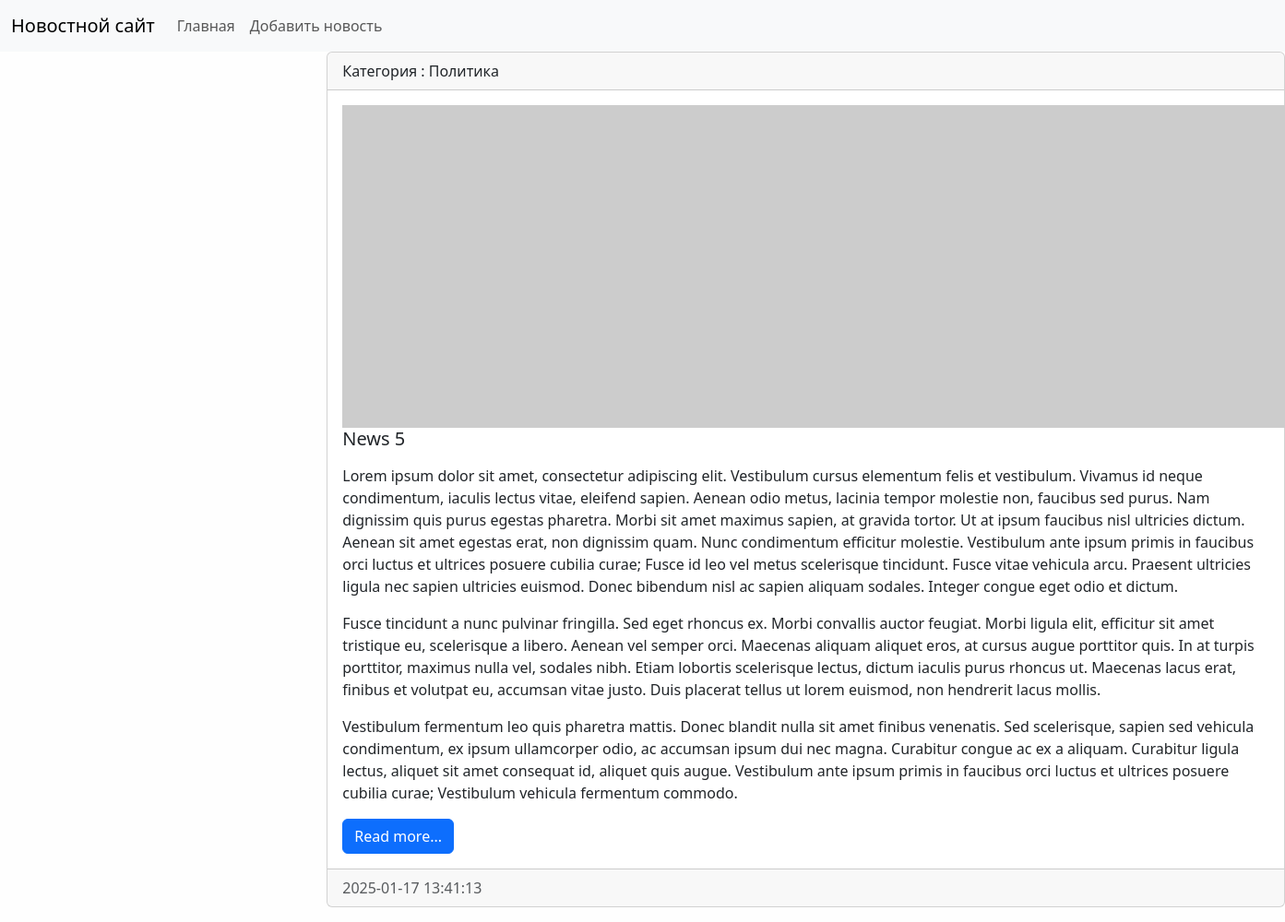
Page /category/3/ on the earlier database version.
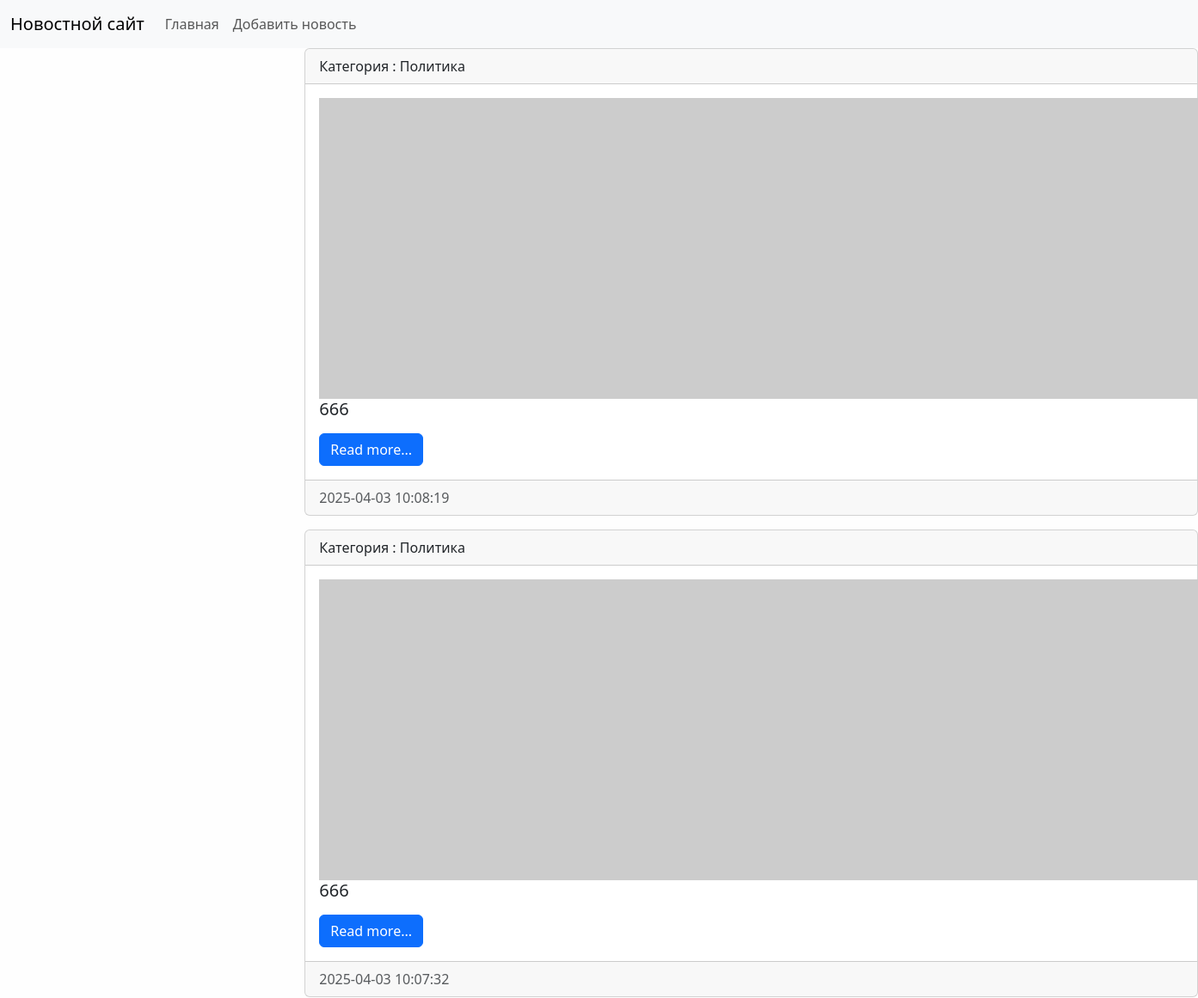
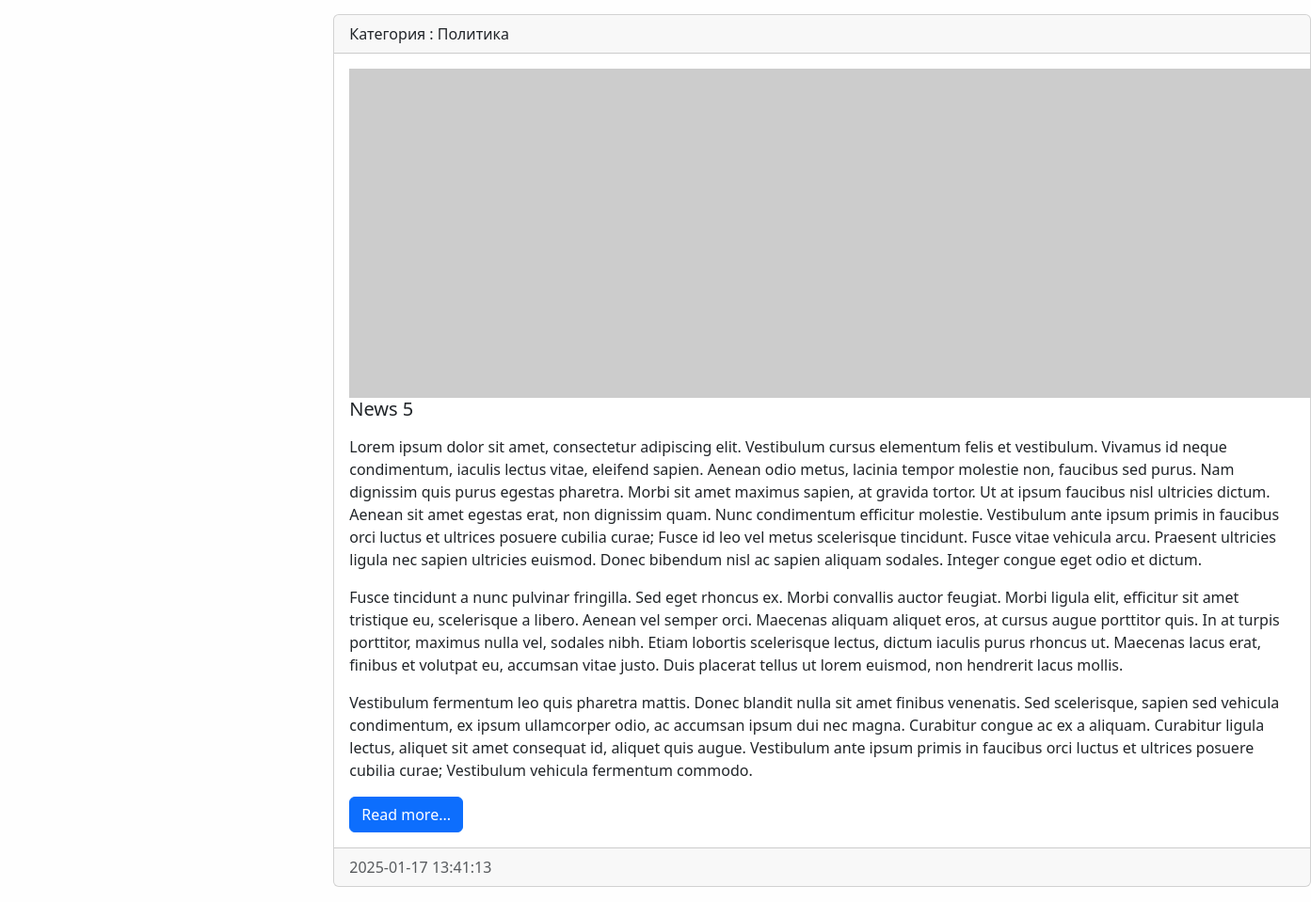
Same page on the later database version (2 pictures, top to bottom).
### news/models.py (models this page shows, shortened)
class News(models.Model):
    title = models.CharField(max_length=150, verbose_name='Наименование')
    content = models.TextField(blank=True, verbose_name='Контент')
    created_at = models.DateTimeField(auto_now_add=True, verbose_name='Дата Публикации')
    updated_at = models.DateTimeField(auto_now=True , verbose_name='Обновлено')
    photo = models.ImageField(upload_to='photos/%Y/%m/%d', blank=True, verbose_name='Фото')
    is_published = models.BooleanField(default=True, verbose_name='Опубликовано')
    category = models.ForeignKey('Category', verbose_name='Категория',on_delete=models.PROTECT)
    class Meta:
        verbose_name = "Новость"
        verbose_name_plural  = "Новости"
        ordering  = ['-created_at']

class Category(models.Model):
    title = models.CharField(max_length=150, db_index=True, verbose_name='Наименование Категории')
    class Meta:
        verbose_name = "Категория"
        verbose_name_plural  = "Категории"
        ordering  = ['title']
    def __str__(self):
        return self.title

### news/views.py (the view)
# urls.py: path('category/<int:category_id>/',get_category, name='category'),
def get_category(request, category_id):
   news = News.objects.filter(category_id=category_id)
   category = Category.objects.get(pk=category_id)
   return render(request,'news/category.html', {'news': news,  'category':category})

### news/templates/news/category.html (shortened to what this page needs)
{% extends 'base.html' %}
{% block content %}
            {% for item in news %}
            <div class="card mb-3">
                <div class="card-header">
                    Категория : {{ item.category }}
                </div>
                <div class="card-body">
                    <div class="media">
                        {% if item.photo %}
                        <img src="{{ item.photo.url }}" alt="" width="350" class="mr-3">
                        {% else %}
                        <img src="https://picsum.photos/id/1060/350/235/?blur=2" alt="sorry no photo" class="mr-3">
                        {% endif %}
                        <div class="media-body">
                            <h5 class="card-title">{{ item.title }}</h5>
                            <p class="card-text">{{ item.content | linebreaks }}</p>
                            <a href="#" class="btn btn-primary">Read more...</a>
                        </div>
                    </div>
                </div>
                <div class="card-footer text-muted">
                    {{item.created_at|date:"Y-m-d H:i:s" }}
                </div>
            </div>
            {% empty %}
            <li>Sorry, no athletes in this list.</li>
            {% endfor %}
{% endblock %}

Differences in the rows shown:
added News: category "Политика", title "666", created_at "2025-04-03 10:08:19"
added News: category "Политика", title "666", created_at "2025-04-03 10:07:32"
